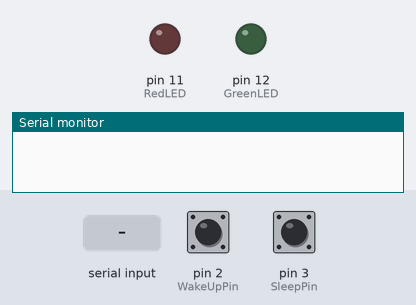
Recording of a sketch running on a simulated Arduino Uno, built with avr-gcc and run on an emulated ATmega328P. Parts: output pins drawn as LEDs (lit = HIGH), the last lines printed to the serial monitor. Dashed ring = blinking. Inputs (shaded band) come from the test bench; at power-on: pin 3 (SleepPin) HIGH, pin 2 (WakeUpPin) HIGH. Sleep ends after the set time or at an interrupt.

Above: at 1.2 s.
1.3 s: "D" received over Serial
At 1.55 s:
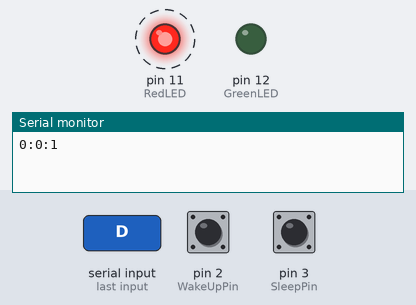
4.3 s: pin 3 (SleepPin) pulled LOW for 0.15 s
At 4.3 s:
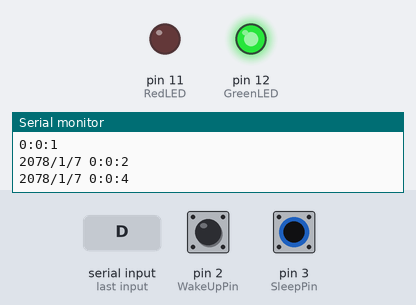
Timing chart, 0 to 7.3 s (numbered marks = the images above; inputs shaded):
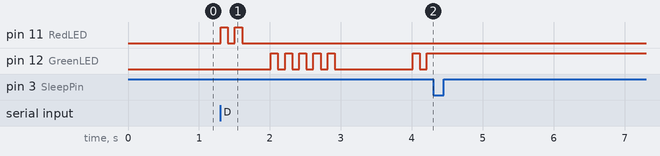

The sketch:

_12_pruebas_sleep_mode.ino
```cpp
/*
 * Example to test sleeping modes in AT328P chip
 * to interrupts used. First one attached to pin 3 puts the micro in sleep mode
 * Second one attached to pin 2 wake up the chip
 * A periodid function is called.
 * Serial interface is used to send commands to the arduino
 */
#include <Time.h>
#include <TimeAlarms.h> // Require the TimeAlarms.ccp file modification
                        // to add the Arduino.h in the include files
//#include <Wire.h>
//#include <Fifo.h>
#include <Streaming.h>
#include <avr/power.h>
#include <avr/sleep.h>

const int GreenLED = 12;
const int RedLED = 11;
const int SleepPin = 3;
const int WakeUpPin = 2;
const int debounceDelay = 10;

void setup()
{
  pinMode(GreenLED, OUTPUT);
  pinMode(RedLED, OUTPUT);
  Serial.begin(9600);
  setTime(0,0,0,7,1,78);
  Alarm.timerRepeat(2,sendtime);

  attachInterrupt(0,pin2int,FALLING);
  attachInterrupt(1,pin3int,FALLING);
  digitalWrite(2,HIGH);
  digitalWrite(3,HIGH);
}

void pin2int()
{
  detachInterrupt(0);
  Serial.println("2");
  power_all_enable();
  attachInterrupt(0,pin2int,FALLING);
}


void pin3int()
{
  detachInterrupt(1);
  Serial.println("3");
  /* Now is the time to set the sleep mode. In the Atmega8 datasheet
     * http://www.atmel.com/dyn/resources/prod_documents/doc2486.pdf on page 35
     * there is a list of sleep modes which explains which clocks and
     * wake up sources are available in which sleep modus.
     *
     * In the avr/sleep.h file, the call names of these sleep modus are to be found:
     *
     * The 5 different modes are:
     *     SLEEP_MODE_IDLE         -the least power savings
     *     SLEEP_MODE_ADC
     *     SLEEP_MODE_PWR_SAVE
     *     SLEEP_MODE_STANDBY
     *     SLEEP_MODE_PWR_DOWN     -the most power savings
     *
     *  the power reduction management <avr/power.h>  is described in
     *  http://www.nongnu.org/avr-libc/user-manual/group__avr__power.html

  */
  set_sleep_mode(SLEEP_MODE_IDLE);   // sleep mode is set here

  sleep_enable();          // enables the sleep bit in the mcucr register
                             // so sleep is possible. just a safety pin

  //power_adc_disable();
  //power_spi_disable();
  //power_timer0_disable();
  //power_timer1_disable();
  //power_timer2_disable();
  //power_twi_disable();


  sleep_mode();            // here the device is actually put to sleep!!

                            // THE PROGRAM CONTINUES FROM HERE AFTER WAKING UP
  sleep_disable();         // first thing after waking from sleep:
                            // disable sleep...

  power_all_enable();

  attachInterrupt(1,pin3int,FALLING);
}


void serialEvent()
{
  char ch = Serial.read();
  if (ch == 'D') {
    Serial << hour() << ":" << minute() << ":" << second();
    Serial.println();
    blinking(RedLED,2,100);
  }
}


void sendtime()
{
  Serial << year() << "/" << month() << "/" << day()<< " " << hour() << ":" << minute() << ":" << second();
  Serial.println();
  blinking(GreenLED,5,100);
}


void blinking(int pin, int times, int period)
{
  for (int c=0; c<times; c++)
  {
    digitalWrite(pin,HIGH);
    delay(period);
    digitalWrite(pin,LOW);
    delay(period);
  }
}


void loop()
{
  Alarm.delay(10); // Necesary for the periodic event function. ¿¿??
}
```

Measured:
- after the input at 1.3 s, pin 11 (RedLED): alternates HIGH for 0.10 s and LOW for 0.10 s, 4 changes in all, then stays LOW, starting at once
- after the input at 4.3 s, pin 12 (GreenLED): stops changing and stays HIGH
